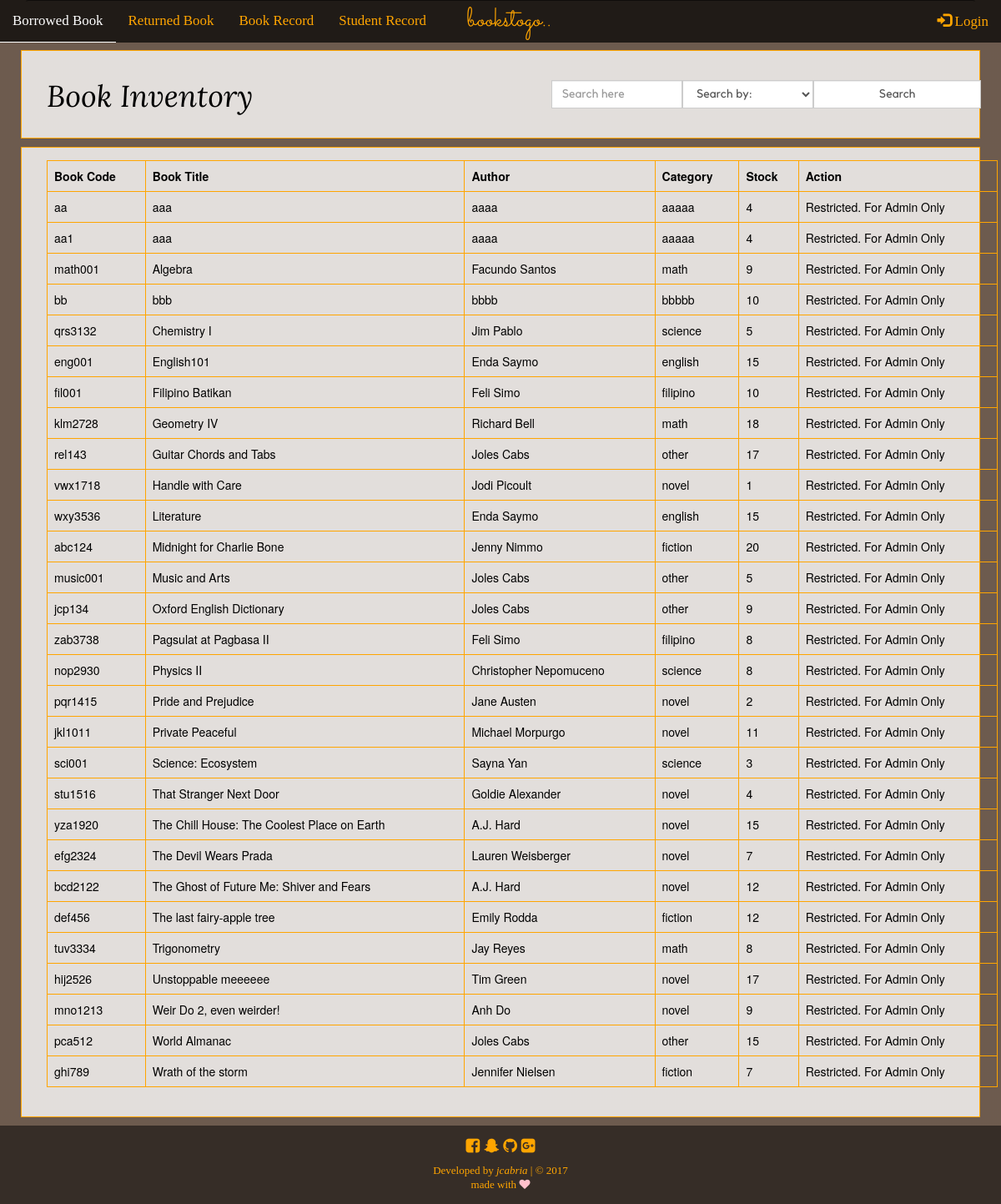
The app's page /book_inventory.php, older data.
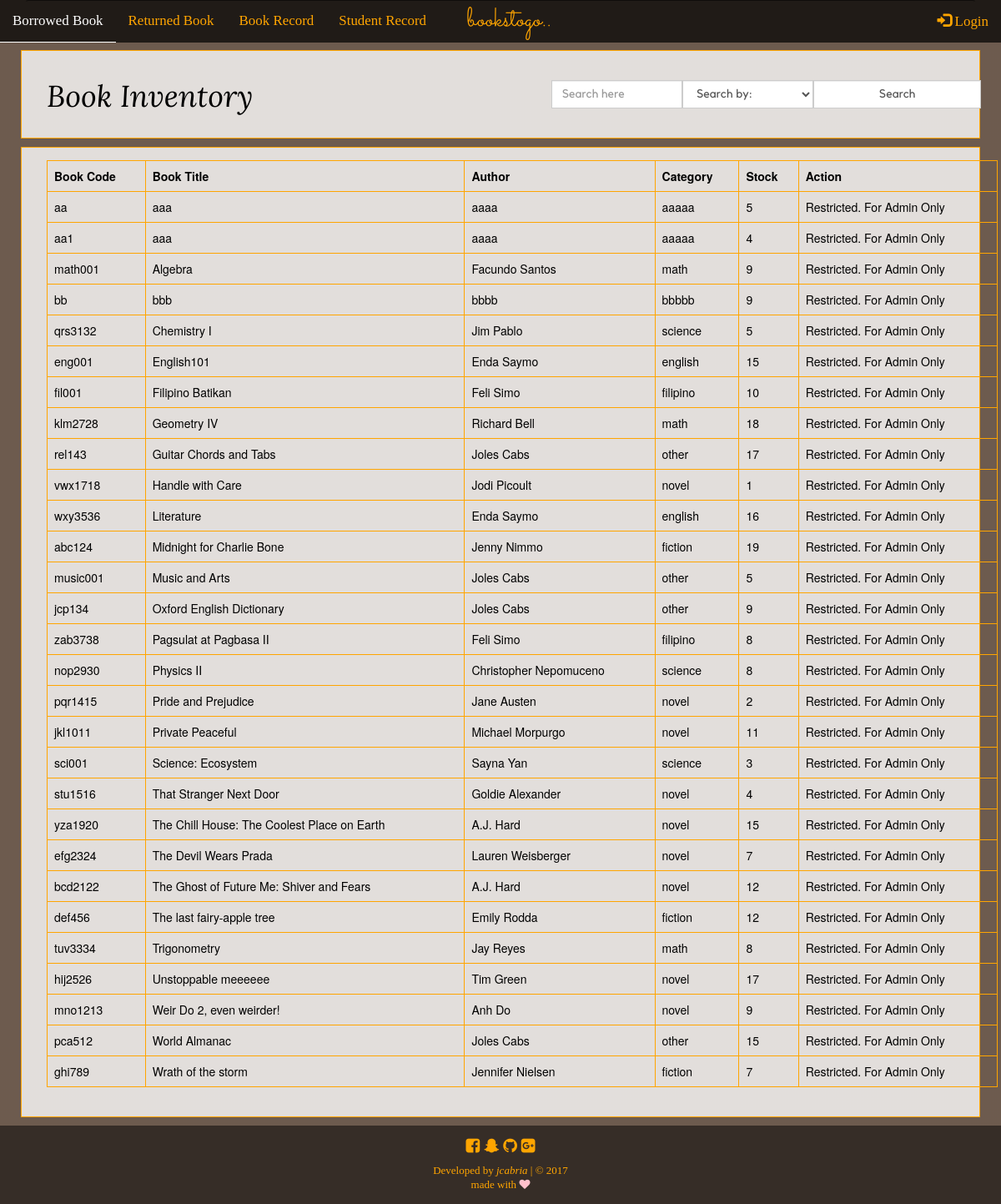
The same page, newer data.
### tables this page shows
CREATE TABLE `books_record` (
  `id` int(11) NOT NULL,
  `book_code` varchar(11) NOT NULL,
  `book_title` varchar(255) NOT NULL,
  `author` varchar(255) NOT NULL,
  `category` varchar(255) NOT NULL,
  `stocks` int(11) NOT NULL
);

### book_inventory.php (the view, shortened to what this page needs)
<?php
function display_content() {
	require_once('connection.php');
	echo "
		<div class='container-fluid bk-invnt-div'>
			<div class='container'>
				<div class='row'>
					<form method='POST' action=''>
						<div class='col-md-6'>
							<h1>Book Inventory</h1>";
					echo"</div>
						<div class='col-md-6'>
							<div class='input-group search_trans'>
								<span class='input-group-btn'>
									<input type='text' class='form-control' placeholder='Search here' name='search_bk'>
								</span>
								<span class='input-group-btn'>
									<select name='search_ddown' class='form-control'>
										<option disabled selected>Search by:</option>
										<option value='book_code'>Book Code</option>
										<option value='book_title'>Book Title</option>
										<option value='author'>Author</option>
										<option value='category'>Category</option>
										<option value='stocks'>Stock</option>
									</select>
								</span>
								<span class='input-group-btn'>
									<input type='submit' class='form-control' name='search-bk-btn' value='Search'>
								</span>
							</div>
						</div>
					</form>
				</div>
			</div>
		</div>";
	$sql = "SELECT * FROM books_record ORDER BY book_title ASC";
	$show = mysqli_query($conn, $sql);
	if (isset($_POST['search-bk-btn'])) {
		$search_bk = $_POST['search_bk'];
		$search_ddown = $_POST['search_ddown'];
		$query = "SELECT * FROM books_record WHERE $search_ddown LIKE '%$search_bk%'";
		$result = mysqli_query($conn, $query);
		echo "Search result for <em>$search_bk</em>. Found " .mysqli_num_rows($result). " result.<br><hr><br>";
		if (mysqli_num_rows($result) > 0) {
			echo "
				<div class='container-fluid bk-invnt-div'>
					<div class='container'>
						<div class='table-responsive'>
							<table class='table table-bordered table-hover'>
								<thead>
									<tr>
										<th>Book Code</th>
										<th>Book Title</th>
										<th>Author</th>
										<th>Category</th>
										<th>Stock</th>
										<th>Action</th>
									</tr>
								</thead>
								<tbody>";
								while ($row = mysqli_fetch_assoc($result)) {
									extract($row);
								echo "<tr>
										<td>".$row['book_code']."</td>
										<td>".$row['book_title']."</td>
										<td>".$row['author']."</td>
										<td>".$row['category']."</td>
										<td>".$row['stocks']."</td>";
									if (isset($_SESSION['username'])) {
									echo "<td>";
									echo '<a type="button" class="btn btn-default" href="update_book.php?id='.$id.'">Update</a>
										<a type="button" class="btn btn-default" href="delete_book.php?id='.$id.'">Delete</a>';
									echo "</td>";
									} else {
										echo "<td>Restricted. For Admin Only</td>";
									}
								echo"</tr>";
								}
							echo "</tbody>
							</table>
						</div>
					</div>
				</div>";
		}
	}
	else {
		if (mysqli_num_rows($show) > 0) {
			echo "
				<div class='container-fluid bk-invnt-div'>
					<div class='container'>
						<div class='table-responsive'>
							<table class='table table-bordered table-hover'>
								<thead>
									<tr>
										<th>Book Code</th>
										<th>Book Title</th>
										<th>Author</th>
										<th>Category</th>
										<th>Stock</th>
										<th>Action</th>
									</tr>
								</thead>
								<tbody>";
								while ($row = mysqli_fetch_assoc($show)) {
									extract($row);
								echo "<tr>
										<td>".$row['book_code']."</td>
										<td>".$row['book_title']."</td>
										<td>".$row['author']."</td>
										<td>".$row['category']."</td>
										<td>".$row['stocks']."</td>";
									if (isset($_SESSION['username'])) {
									echo "<td>";
									echo '<a type="button" class="btn btn-default" href="update_book.php?id='.$id.'">Update</a>
										<a type="button" class="btn btn-default" href="delete_book.php?id='.$id.'">Delete</a>';
									echo "</td>";
									} else {
										echo "<td>Restricted. For Admin Only</td>";
									}
								echo"</tr>";
								}
							echo "</tbody>
							</table>
						</div>
					</div>
				</div>";
		}
	}
}
require_once('template.php');
 ?>

Row changes from the older to the newer data that the page shows:
changed books_record "aa": stocks "4" → "5"
changed books_record "bb": stocks "10" → "9"
changed books_record "wxy3536": stocks "15" → "16"
changed books_record "abc124": stocks "20" → "19"
